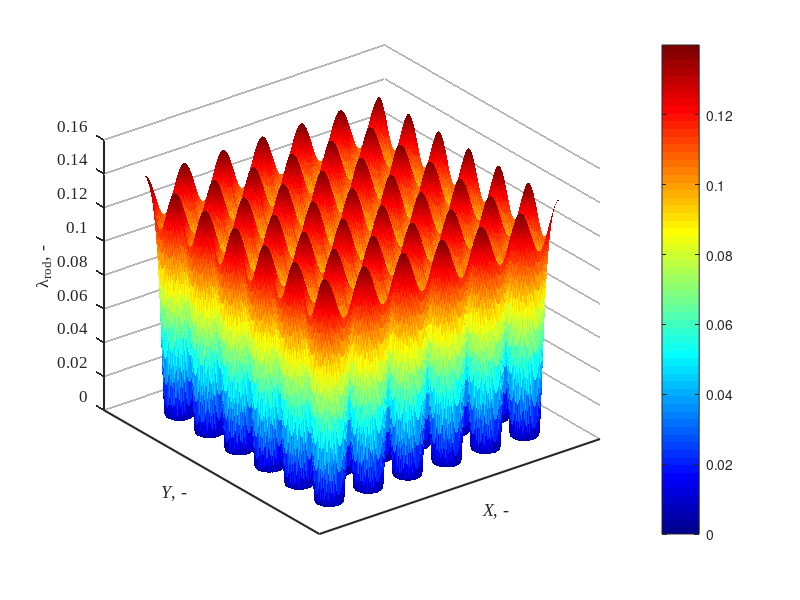
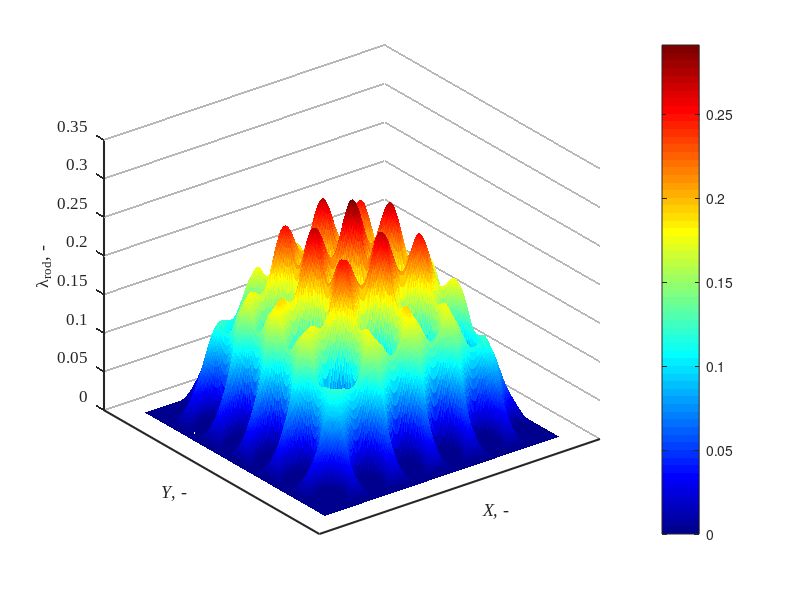
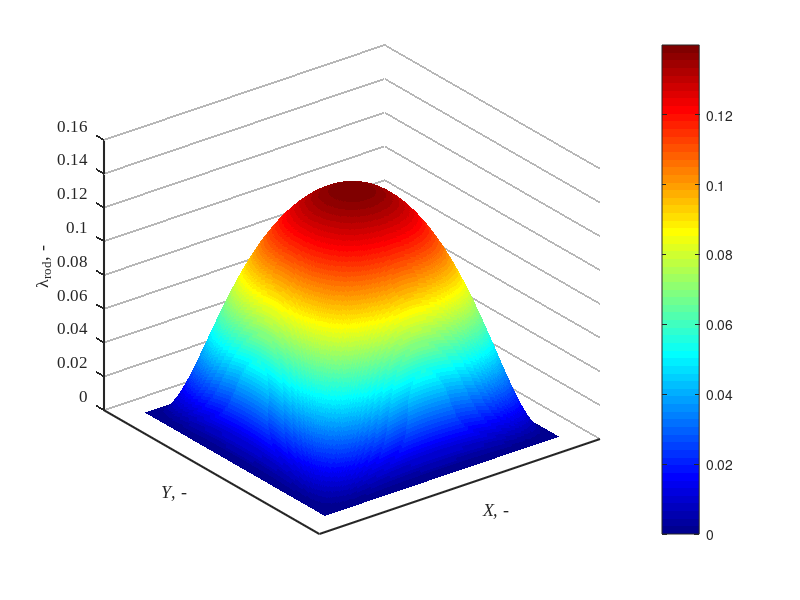

MATLAB code to generate these figures, in order: (Note: this script raises an error after producing the figures.)
clc; clear; close all;
% ================== 计算混合长度 (lm) 的分布 ==================
% Set parameters
C1 = 0.14;  
C2 = 0.08; 
C3 = 0.06;  
C4 = 26;
D = 0.01;  % Rod diameter (m)
P = 0.0167;% Rod bundle pitch (m)
R = D / 2; % Rod radius
m = 1/29.2;
Re_values= [7268.072,10884.969, 13055.358, 15961.487,20309.744];

Re_t_values = 1.35 .* 0.4 .* Re_values./log(Re_values)/2;
decay_factor = Re_t_values(1) / C4;
channel_width = 0.1;
channel_height = 0.1;

% Set up computational grid (-3P, 3P) to ensure all rods are included
Nx = 300; 
Ny = 300;
x = linspace(-3*P, 3*P, Nx);
y = linspace(-3*P, 3*P, Ny);
[X, Y] = meshgrid(x, y);

% Calculate rod center positions, aligning the center to (0,0)
num_rows = 6; % 6x6 rod bundle
num_cols = 6;
dx = P; 
dy = P;

x_centers = ((1:num_cols) - (num_cols + 1) / 2) * dx;
y_centers = ((1:num_rows) - (num_rows + 1) / 2) * dy;
[Xc, Yc] = meshgrid(x_centers, y_centers);
rod_centers = [Xc(:), Yc(:)];

% Compute the distance to the nearest rod center
min_distances = inf(size(X));
for k = 1:size(rod_centers, 1)
    distances = sqrt((X - rod_centers(k,1)).^2 + (Y - rod_centers(k,2)).^2);
    min_distances = min(min_distances, distances);
end

% Compute the mixing length (lm), setting regions with lm < R to NaN
lm = zeros(size(X));
idx_core = (min_distances >= R);
lm(idx_core) = (C1 - C2 * (1 - (-R + min_distances(idx_core)) / (max(min_distances(:)) - R)).^2 ...
                - C3 * (1 - (-R + min_distances(idx_core)) / (max(min_distances(:)) - R)).^4) ...
                .* (1 - exp(decay_factor * ((R - min_distances(idx_core)) / (max(min_distances(:)) - R))));

 
% 通道尺寸和幂律参数
W = 6 * P;  % 这里选择流道宽度为 6P，与混合长度网格对齐
H = 6 * P;  % 同理

% 为了配合混合长度计算的 X, Y 网格，重新归一化坐标
r_x = abs(X) / (W/2);
r_y = abs(Y) / (H/2);

% 通道幂律分布（使用均匀最大值归一化）
% U_channel_x = 0.14*(1-4/7*(r_x).^2-3/7*(r_x).^4).*(1-exp(-Re_t_values(1).*(1-r_x)/C4))/(W/2);
% U_channel_y = 0.14*(1-4/7*(r_y).^2-3/7*(r_y).^4).*(1-exp(-Re_t_values(1).*(1-r_y)/C4))/(W/2);
% 
% U_channel =( U_channel_x.^(-20) + U_channel_y.^(-20)).^(-1/20);


U_channel_x = (1-4/7*(r_x).^2-3/7*(r_x).^4).*(1-exp(-Re_t_values(1).*(1-r_x)/C4));
U_channel_y = (1-4/7*(r_y).^2-3/7*(r_y).^4).*(1-exp(-Re_t_values(1).*(1-r_y)/C4));

U_channel =0.14*( U_channel_x.* U_channel_y);

U_channel(U_channel < 0) = 0;
U_original = U_channel;
% ========= 面积平均速度（缩放前） =========
dx = W / (Nx - 1);
dy = H / (Ny - 1);
dA = dx * dy;
total_area = W * H;
U_avg_original = sum(U_original(:) * dA) / total_area;
% ========= 缩放以归一化平均速度为 1 =========
scale_factor = 1 / U_avg_original;
U_scaled = U_original * scale_factor;
% ========= 缩放后再计算一次平均值以验证 =========
U_avg_scaled = sum(U_scaled(:) * dA) / total_area;           
            
            
                     
% 可视化混合长度 lm 分布
figure;
surf(X, Y, lm,  'EdgeColor', 'none'); 
colorbar;
colormap(jet);
xlabel('\it{X}, -', 'FontName', 'Times New Roman', 'FontSize', 12);
ylabel('\it{Y}, -', 'FontName', 'Times New Roman', 'FontSize', 12);
zlabel('\lambda_{rod}, -', 'Interpreter', 'tex', 'FontName', 'Times New Roman', 'FontSize', 12);
% 设置坐标轴属性
set(gca, ...
    'FontName', 'Times New Roman', ...
    'FontSize', 12, ...
    'LineWidth', 3, ...               % 坐标轴刻度线加粗
    'GridLineStyle', '-', ...
    'GridAlpha', 0.4, ...
    'GridColor', [0.3 0.3 0.3], ...
    'LineWidth', 1.5);                  % 网格线加粗
grid on;
xticks(-1:0.4:1);
yticks(-1:0.4:1);


% 可视化混合长度 lm 分布
figure;
surf(X, Y, lm.* U_scaled,  'EdgeColor', 'none'); 
AAA=lm.* U_scaled;
XX=X(:);
YY=Y(:);
ZZ=(AAA(:));
colorbar;
colormap(jet);
xlabel('\it{X}, -', 'FontName', 'Times New Roman', 'FontSize', 12);
ylabel('\it{Y}, -', 'FontName', 'Times New Roman', 'FontSize', 12);
zlabel('\lambda_{rod}, -', 'Interpreter', 'tex', 'FontName', 'Times New Roman', 'FontSize', 12);
% 设置坐标轴属性
set(gca, ...
    'FontName', 'Times New Roman', ...
    'FontSize', 12, ...
    'LineWidth', 3, ...               % 坐标轴刻度线加粗
    'GridLineStyle', '-', ...
    'GridAlpha', 0.4, ...
    'GridColor', [0.3 0.3 0.3], ...
    'LineWidth', 1.5);                  % 网格线加粗
grid on;
xticks(-1:0.4:1);
yticks(-1:0.4:1);


% 可视化混合长度 lm 分布
figure;
surf(X, Y, U_channel,  'EdgeColor', 'none'); 

colorbar;
colormap(jet);
xlabel('\it{X}, -', 'FontName', 'Times New Roman', 'FontSize', 12);
ylabel('\it{Y}, -', 'FontName', 'Times New Roman', 'FontSize', 12);
zlabel('\lambda_{rod}, -', 'Interpreter', 'tex', 'FontName', 'Times New Roman', 'FontSize', 12);
% 设置坐标轴属性
set(gca, ...
    'FontName', 'Times New Roman', ...
    'FontSize', 12, ...
    'LineWidth', 3, ...               % 坐标轴刻度线加粗
    'GridLineStyle', '-', ...
    'GridAlpha', 0.4, ...
    'GridColor', [0.3 0.3 0.3], ...
    'LineWidth', 1.5);                  % 网格线加粗
grid on;
xticks(-1:0.4:1);
yticks(-1:0.4:1);



Across = (100^2-(36*pi*(D/2)^2))/4;

% **读取并处理流场数据**
data = [
0	0	1.3157788744721
0	8.3333	1.28150498910915
0	25	1.21517117223561
0	16.6666666666667	1.27225753857891
-8.33333333333333	16.6666666666667	1.20737254930127
-16.6666666666667	16.6666666666667	1.21741400728532
-16.6667	25	1.19363302832612
8.33333333333333	16.6666666666667	1.18724833863244
16.6666666666667	16.6666666666667	1.19981239385144
16.6667	25	1.19305975903111
16.6667	41.6667	1.14269563124375
0	33.3333333333333	1.25527811331408
-8.33333333333333	33.3333333333333	1.19706370329333
-16.6666666666667	33.3333333333333	1.22026377974166
-25	33.3333333333333	1.18409995709111
-33.3333333333333	33.3333333333333	1.19462538680417
8.33333333333333	33.3333333333333	1.17744340279046
16.6666666666667	33.3333333333333	1.19660715160325
25	33.3333333333333	1.19082893136763
33.3333333333333	33.3333333333333	1.17398172253408
33.3333	41.6667	1.14496847346418
0	41.6667	1.17399165351035
-16.6667	41.6667	1.1407653732544
-33.3333	41.6667	1.1317058433363
0	48.335	1.20212446073426
-8.33333333333333	48.335	1.11777303308902
-16.6666666666667	48.335	1.17990097101792
-25	48.335	1.13861006160721
-33.3333333333333	48.335	1.17825137965713
-41.6666666666667	48.335	1.08384054703005
8.33333333333333	48.335	1.12444891107579
16.6666666666667	48.335	1.16417402213646
25	48.335	1.14538593865467
33.3333333333333	48.335	1.1599233083827
41.6666666666667	48.335	1.07858535719249
-48.335	48.335	1.10378878645276
48.335	48.335	1.11895367911525];

x = data(:,1);
y = data(:,2);
v = data(:,3);

% 生成对称点
x_full = [x; -x; x; -x; y; -y; y; -y];
y_full = [y; y; -y; -y; x; x; -x; -x];
v_full = [v; v; v; v; v; v; v; v];

% 去重
[unique_points, ~, idx] = unique([x_full, y_full], 'rows');
v_avg = accumarray(idx, v_full, [], @mean);

% 插值网格
[Xq, Yq] = meshgrid(linspace(-50, 50, 100), linspace(-50, 50, 100));
Vq = griddata(unique_points(:,1), unique_points(:,2), v_avg, Xq, Yq, 'cubic');
Z_min = min(Vq(:));


% 图1：原始散点
figure;
scatter(x, y, 50, v, 'filled');
colorbar;
xlabel('X (mm)'); ylabel('Y (mm)');
title('排序前的1/4流场');
for j = 1:length(x)
    text(x(j), y(j), num2str(v(j), '%.2f'), 'FontSize', 8, 'Color', 'k', ...
        'HorizontalAlignment', 'left', 'VerticalAlignment', 'bottom');
end
grid on; view(-90, 90); colormap('jet');

% 图2：排序后
sortedData = sortrows([data(:,1), data(:,2), data(:,3)], [-2, -1]);
x_sorted = sortedData(:,1); y_sorted = sortedData(:,2); v_sorted = sortedData(:,3);
figure;
scatter(x_sorted, y_sorted, 50, v_sorted, 'filled');
colorbar;
xlabel('Y (mm)'); ylabel('X (mm)');
title('排序后的1/4流场');
grid on; view(-90, 90); colormap('jet');
for i = 1:length(x_sorted)
    text(x_sorted(i), y_sorted(i),sprintf('%.2f', v_sorted(i)), 'FontSize', 8, 'Color', 'k', ...
        'HorizontalAlignment', 'left', 'VerticalAlignment', 'bottom');
end

% 图3：完整对称流场（实验点）
figure;
scatter(unique_points(:,1), unique_points(:,2), 50, v_avg, 'filled');
colorbar;
xlabel('X (mm)'); ylabel('Y (mm)');
title('完整的流场数据分布（去重后）');
grid on; axis equal; colormap('jet');
XY_target=unique_points;

% 提取 X 与 Y 网格中的间距（确保插值有效）
x_range = linspace(-3*P, 3*P, Nx)*1000;
y_range = linspace(-3*P, 3*P, Ny)*1000;

% 插值计算目标点处的 AAA 值
AAA_values = interp2(X*1000, Y*1000, AAA, x, y, 'linear');


U_s=[0	0	0.016984731265491
0	8.3333	0.015891367694718
0	25	0.0178053173219195
0	16.6666666666667	0.0166428938352388
-8.33333333333333	16.6666666666667	0.0173874349678802
-16.6666666666667	16.6666666666667	0.0171090446205811
-16.6667	25	0.0176364169875188	
8.33333333333333	16.6666666666667	0.0181464661170167
16.6666666666667	16.6666666666667	0.017779171694288
16.6667	25	0.0176866148306455
16.6667	41.6667	0.0188839146469835
0	33.3333333333333	0.0168138516937911
-8.33333333333333	33.3333333333333	0.0190640682689176
-16.6666666666667	33.3333333333333	0.0171554769308429
-25	33.3333333333333	0.0183457986983892
-33.3333333333333	33.3333333333333	0.0176049443651398
8.33333333333333	33.3333333333333	0.0165779734001945
16.6666666666667	33.3333333333333	0.0153953915334169
25	33.3333333333333	0.0157484522381962
33.3333333333333	33.3333333333333	0.0160760139066815
33.3333	41.6667	0.0171836080550068
0	41.6667	0.0174731756673451
-16.6667	41.6667	0.0179159442288866
-33.3333	41.6667	0.0161384688092296	
0	48.335	0.0178495743070541
-8.33333333333333	48.335	0.0199756847374674
-16.6666666666667	48.335	0.0191750479868276
-25	48.335	0.0186662523251819
-33.3333333333333	48.335	0.0183761416245204
-41.6666666666667	48.335	0.0198344275449377
8.33333333333333	48.335	0.0187321185240957
16.6666666666667	48.335	0.0186282015212564
25	48.335	0.0188019852396349
33.3333333333333	48.335	0.0180172032790894
41.6666666666667	48.335	0.0200281766874359
-48.335	48.335	0.0190003961667488
48.335	48.335	0.0189857499146243];
% 载入数据

Eddy_frequcy = U_s(:,3)./ (AAA_values * 0.1);
min(Eddy_frequcy(:))
max(Eddy_frequcy(:))

